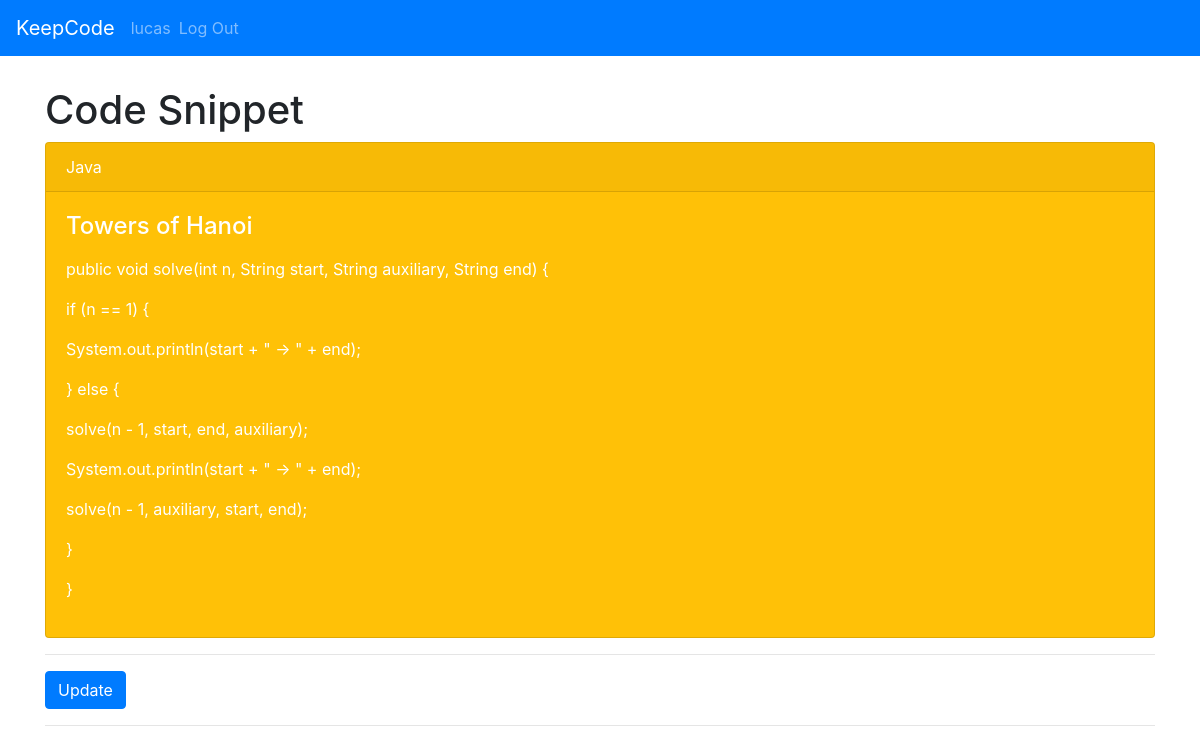
Page /3/view (signed in) on the committed database.
### tables this page shows
CREATE TABLE user (
  id INTEGER PRIMARY KEY AUTOINCREMENT,
  username TEXT UNIQUE NOT NULL,
  password TEXT NOT NULL,
  last_login TIMESTAMP NOT NULL DEFAULT CURRENT_TIMESTAMP
, online BOOLEAN NOT NULL CHECK (online IN (0,1)) DEFAULT 0);

CREATE TABLE post (
  id INTEGER PRIMARY KEY AUTOINCREMENT,
  author_id INTEGER NOT NULL,
  created TIMESTAMP NOT NULL DEFAULT CURRENT_TIMESTAMP,
  last_updated TIMESTAMP NOT NULL DEFAULT CURRENT_TIMESTAMP,
  title TEXT NOT NULL,
  body TEXT NOT NULL,
  programming_language TEXT NOT NULL, being_updated BOOLEAN NOT NULL CHECK (being_updated IN (0,1)) DEFAULT 0,
  FOREIGN KEY (author_id) REFERENCES user (id)
);

### keepcode/board.py (the view)
@bp.route('/<int:id>/view')
@login_required
def view(id):
    post = get_post(id)
    return render_template('board/view.html', post=post)

### keepcode/auth.py (called while the page is built)
@bp.before_app_request
def load_logged_in_user():
    user_id = session.get('user_id')
    if user_id is None:
        g.user = None
    else:
        g.user = get_db().execute(
            'SELECT * FROM user WHERE id = ?', (user_id,)
        ).fetchone()

def login_required(view):
    @functools.wraps(view)
    def wrapped_view(**kwargs):
        if g.user is None:
            return redirect(url_for('auth.login'))
        return view(**kwargs)
    return wrapped_view

### keepcode/board.py (called while the page is built)
def get_post(id, check_author=False):
    post = get_db().execute(
        'SELECT p.id, title, body, created, author_id,'
        ' last_updated, programming_language, username, being_updated'
        ' FROM post p JOIN user u ON p.author_id = u.id'
        ' WHERE p.id = ?',
        (id,)
    ).fetchone()
    if post is None:
        abort(404, "Post id {0} doesn't exist.".format(id))
    if check_author and post['author_id'] != g.user['id']:
        abort(403)
    return post

### keepcode/db.py (called while the page is built)
def get_db():
    if 'db' not in g:
        g.db = sqlite3.connect(
            current_app.config['DATABASE'],
            detect_types=sqlite3.PARSE_DECLTYPES
        )
        g.db.row_factory = sqlite3.Row
    return g.db

### keepcode/templates/board/view.html
{% extends 'base.html' %}
{% block header %}
  <h1>
    {% block title %}
      Code Snippet
    {% endblock %}
  </h1>
{% endblock %}
{% block content %}
  <div class="card text-white bg-warning mb-9">
    <div class="card-header">{{ post['programming_language'] }}</div>
    <div class="card-body">
      <h4 class="card-title">{{ post['title'] }}</h4>
      <p class="card-text">
        {% for line in post['body'].split('\n') %}
          <p>{{ line }}</p>
        {% endfor %}
      </p>
    </div>
  </div>
  <hr>
  {% if post['being_updated'] == 0 %}
    <a class="action" href="{{ url_for('board.update', id=post['id']) }}">
      <button type="button" class="btn btn-primary" value="Update">Update</button>
    </a>
  {% else %}
    <button type="button" class="btn btn-primary" value="Update" disabled>Update</button>
    You can't update this snippet because someone else is currently editing it.
  {% endif %}
  <hr>
{% endblock %}

### keepcode/templates/base.html (shortened to what this page needs)
<!doctype html>
<link rel="stylesheet" href="{{ url_for('static', filename='bootstrap.css') }}">
<link rel="stylesheet" href="{{ url_for('static', filename='style.css') }}">
<nav class="navbar navbar-expand-lg navbar-dark bg-primary">
  <a class="navbar-brand" href="{{ url_for('board.index') }}">KeepCode</a>
  <div class="collapse navbar-collapse" id="navbarColor01">
    <ul class="navbar-nav mr-auto">
      {% if g.user %}
        <li class="nav-item">
          <span class="navbar-text">{{ g.user['username'] }}</span>
        </li>
        <li class="nav-item">
          <a class="nav-link" href="{{ url_for('auth.logout') }}">Log Out</a>
        </li>
      {% endif %}
    </ul>
  </div>
</nav>
<section class="content">
  <div class="container">
    <header>
      {% block header %}{% endblock %}
    </header>
    {% block content %}{% endblock %}
  </div>
</section>

### keepcode/static/style.css (style rules this page uses)
.container { margin-top:30px; }

### rows in the picture
user: user.username "lucas"
post: programming_language "Java", title "Towers of Hanoi"

### other values in the picture
{{ line }} "public void solve(int n, String start, String auxiliary, String end) {" "if (n == 1) {" "System.out.println(start + \" -> \" + end);" "} else {" "solve(n - 1, start, end, auxiliary);" "System.out.println(start + \" -> \" + end);" "solve(n - 1, auxiliary, start, end);" "}" "}"
